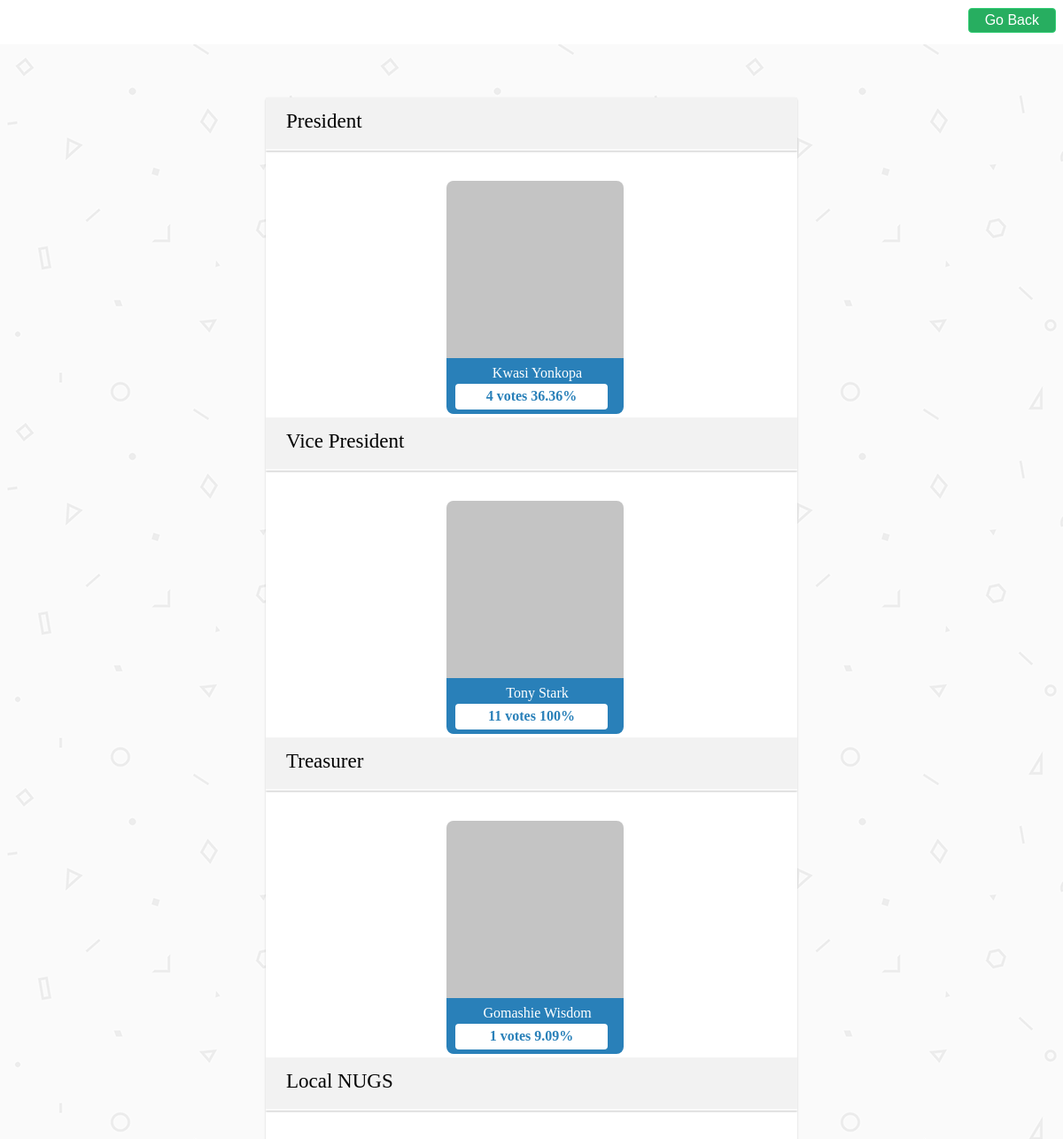
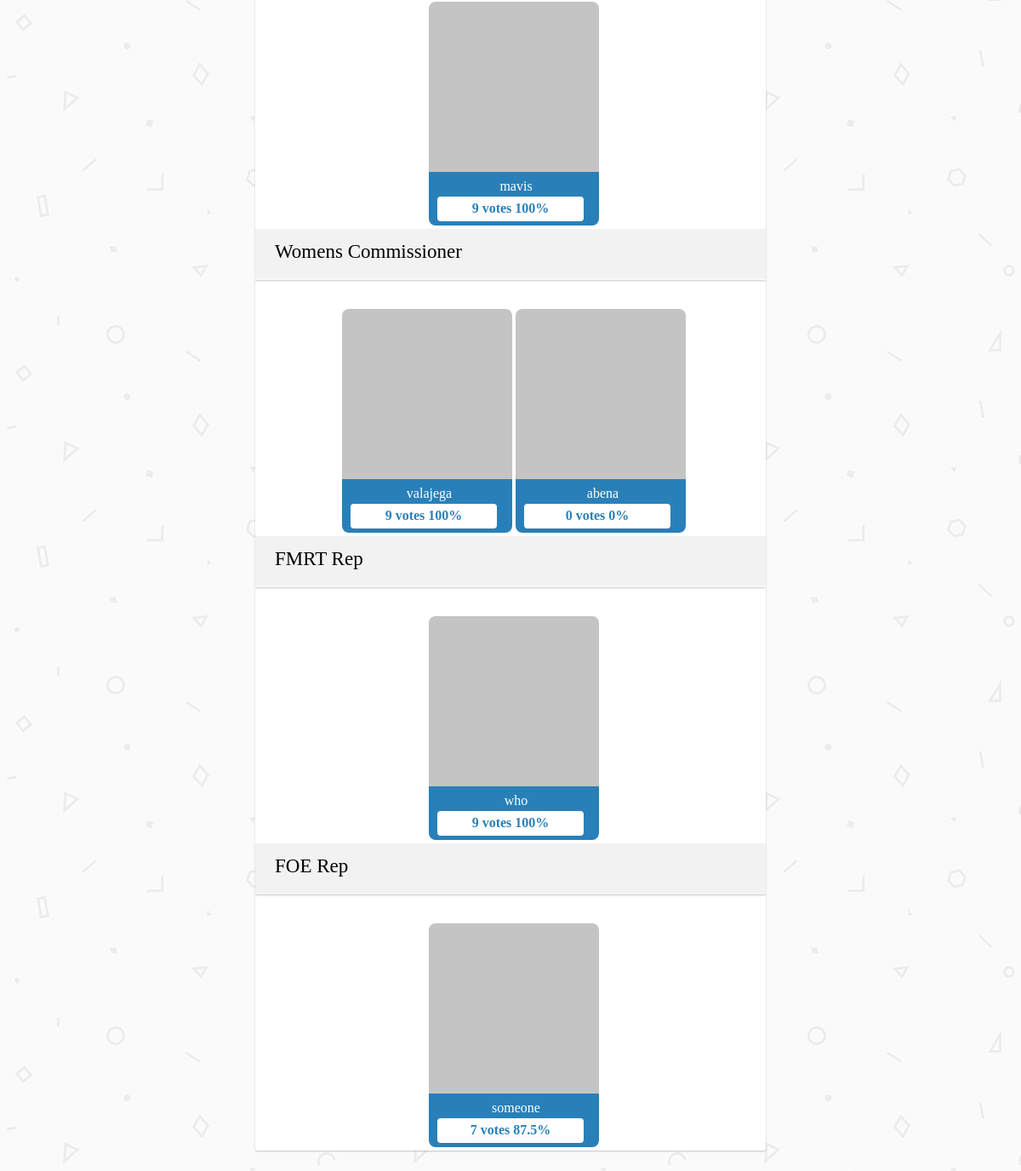
Screenshot of /vote/results.php with the database file from the repository (2 pictures, top to bottom).
### tables this page shows
CREATE TABLE IF NOT EXISTS `positions` (
`positionID` int(11) NOT NULL,
  `positionCaption` tinytext NOT NULL
);

CREATE TABLE IF NOT EXISTS `candidates` (
`candidateID` int(11) NOT NULL,
  `fullName` text NOT NULL,
  `positionID` int(11) NOT NULL,
  `photoPath` text NOT NULL
);

### php/classes/db_connection.php (called while the page is built, shortened)
<?php
class Database{
 	private $connection;
	public function openConnection(){
		$this->connection = mysqli_connect(DB_SERVER,DB_USER,DB_PASS);
		$db_select = mysqli_select_db($this->connection, DB_NAME);
	 }
	public function query($sql){
		$result = mysqli_query($this->connection, $sql);
		return $result;
	}
	public function fetchArray($result_set){
		return mysqli_fetch_array($result_set, MYSQL_ASSOC);
	}
	public function numRows($result_set){
		return mysqli_num_rows($result_set);
	}
}
   $db = new Database();
?>

### php/other/allFunctions.php (called while the page is built, shortened)
<?php
	function resultQuery($sql){
		global $db;
		return $db->query($sql);
	}
?>

### php/classes/positions.php (called while the page is built, shortened)
<?php
    require_once("db_connection.php");
    class Position{
        public static function getAllPositions(){
            global $db;
            $resultSet = resultQuery("SELECT * FROM `positions` ORDER BY `positionID` ASC");
            $positions = array();
            while ($ent = $db->fetchArray($resultSet)) {array_push($positions, $ent['positionID']);}
            return $positions;
        }
      public static function getPositionCaption($positionID){
        global $db;
        $result = resultQuery("SELECT positionCaption FROM `positions` WHERE positionID = '{$positionID}'");
        while($name = $db->fetchArray($result)) return $name['positionCaption'];
      }
    }
?>

### php/classes/voting.php (called while the page is built, shortened)
<?php
    require_once 'db_connection.php';
    require_once 'positions.php';
    class Vote {
        public static function TotalVotes($ID){
            global $db;
            $result = $db->fetchArray(resultQuery("SELECT count(ID ) as count FROM `votes` WHERE positionID = '{$ID}' "));
            return $result['count'];
        }
    }
?>

### vote/results.php (the view, shortened to what this page needs)
<!doctype html>
<html>
<head>
    <link rel="stylesheet" href="../stylesheet/admin.css">
    <link rel="stylesheet" href="../stylesheet/index.css">
    <link rel="stylesheet" href="../stylesheet/vote.css">
</head>
<body>
           <header>
               <a id="signOut" href="index.php">Go Back</a>
           </header>
            <form action="" id="results" class="views">
                <?php
                    require_once "../php/other/allFunctions.php";
                    require_once "../php/classes/positions.php";
                    require_once "../php/classes/voting.php";
                ?>
               <?php foreach (Position::getAllPositions() as $key => $value): ?>
                <fieldset id="<?php echo Position::getPositionCaption($value)?>">
                   <div class="form-head"> <?= Position::getPositionCaption($value)?> </div>
                    <ul class="candidates">
                        <?php $resultSet = resultQuery("SELECT * FROM `candidates` WHERE positionID = {$value}");
                        $totalVotes = Vote::TotalVotes($value);
                        ?>
                           <?php while($candidate = $db->fetchArray($resultSet)):?>
                            <li>
                                <label for="<?= $candidate['fullName']?>">
                                    <div class="imgHolder" style="background-image:url(../images/candidates/<?= $candidate['photoPath']?>)"></div>
                                    <div class="inputs">
                                        <span class="name"><?= $candidate['fullName']?></span>
                                       <?php  global $db;
                                        $noOfVotes = $db->numRows(resultQuery("SELECT * FROM `votes` WHERE positionID = '{$value}' AND candidateID = '{$candidate['candidateID']}'"));
                                      $percentage = ($noOfVotes/$totalVotes)*100 ?>
                                        <span class="radio"><?php echo $noOfVotes.' votes ',round($percentage, 2).'%';?></span>
                                    </div>
                                </label>
                            </li>
                            <?php endwhile; ?>
                    </ul>
                </fieldset>
            <?php endforeach; ?>
            </form>
</body>
</html>

### stylesheet/admin.css (style rules this page uses)
label .inputs { background: #2980B9; }
form fieldset { height: auto!important; border: medium none; width: 88%; position: relative; display: block; margin: 0px auto; padding: 10px 0px; }
#results label { cursor: default; }
#signOut { background: #2980B9; border-color: #2980B9; }
div.inputs .radio { border-radius: 4px!important; right: 4px; top: 3px; margin: 0 auto; width: 90%; height: 29px; position: relative; display: block; box-shadow: none; color: #2980B9; padding-top: 5px; box-sizing: border-box; font-weight: bold; }

### stylesheet/index.css (style rules this page uses)
body { margin: 0; background: url(../images/geometry.png); }
header { width: 100%; height: 50px; background: rgba(128, 128, 128, 0.51); padding: 6px; overflow: hidden; font-size: 32px; padding-left: 2%; font-family: great vibes; color: #C3C3C3; }
form { width: 35%; margin: 10% auto; padding-bottom: 20px; border-radius: 3px; background: #fff; box-shadow: 0px 1px 2px 0px rgba(0, 0, 0, 0.22); }
form fieldset { border: none; width: 88%; position: relative; display: block; margin: 0 auto; padding: 10px 0; }
.form-head { background: #F2F2F2; font-family: Trebuchet ms; padding: 14px 23px; height: 60px; margin-bottom: 30px; box-shadow: 0px 1px 2px 0px rgba(0, 0, 0, 0.22); font-size: 23px; }
label, #genpass input, .form-head, form fieldset, header, .start-vote, .sub-head, [name=addCandidte] * { box-sizing: border-box }

### stylesheet/vote.css (style rules this page uses)
body { font-family: trebuchet ms; }
header { background: #fff; }
form { width: auto; max-width: 50%; margin: 5% auto; padding-bottom: 0; }
.form-head { border-bottom: 2px solid #FAFAFA; cursor: pointer; margin-bottom: 0; }
fieldset:last-of-type .form-head { border-bottom: none; }
ul.candidates { list-style: none; padding: 0; margin: 0; padding-top: 30px; text-align: center; }
ul.candidates li { display: inline-block; }
form fieldset { width: 100%; height: 60px; padding: 0; overflow: hidden; transition: opacity ease-out 300ms; }
ul.candidates label { width: 200px; margin: 2%; display: inline-block; cursor: pointer; }
.inputs { background: #27ae60; padding: 8px 4px; border-radius: 0px 0px 8px 8px; color: #fff; position: relative; }
.radio { position: absolute; right: 10px; top: 6px; width: 24px; height: 24px; background: #fff; box-shadow: 0px 1px 2px 0px rgba(0, 0, 0, 0.22); cursor: pointer; border-radius: 50px; }
.name { padding-left: 5px; }
.imgHolder { width: 100%; height: 200px; background: #c4c4c4 url(sides_edited_edited.jpg) no-repeat center center; background-size: cover; border-radius: 8px 8px 0px 0px; }
#signOut { padding: 4px 18px; border: 1px solid #32CE74; border-radius: 4px; background: #27AE60; color: #fff; font-size: 16px; position: absolute; right: 8px; font-family: sans-serif; top: 9px; text-decoration: none; }

### rows the page displays
positions: positionCaption "President"
candidates: fullName "Kwasi Yonkopa", noOfVotes "4", percentage "36.36"
positions: positionCaption "Vice President"
candidates: fullName "Tony Stark", noOfVotes "11", percentage "100"
positions: positionCaption "Treasurer"
candidates: fullName "Gomashie Wisdom", noOfVotes "1", percentage "9.09"
positions: positionCaption "Local NUGS"
candidates: fullName "mavis", noOfVotes "9", percentage "100"
positions: positionCaption "Womens Commissioner"
candidates: fullName "valajega", noOfVotes "9", percentage "100"
candidates: fullName "abena", noOfVotes "0", percentage "0"
positions: positionCaption "FMRT Rep"
candidates: fullName "who", noOfVotes "9", percentage "100"
positions: positionCaption "FOE Rep"
candidates: fullName "someone", noOfVotes "7", percentage "87.5"
